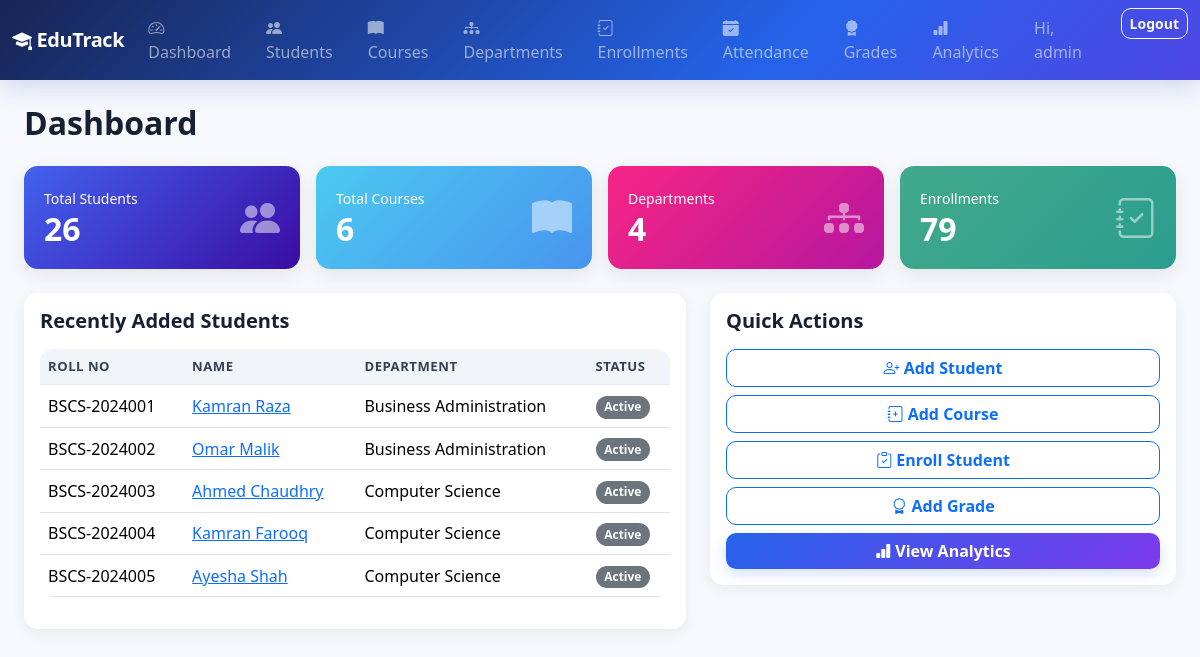
The app's page / (signed in) with its own data.
### core/models.py (models this page shows, shortened)
class Student(models.Model):
    STATUS_CHOICES = [
        ("active", "Active"),
        ("graduated", "Graduated"),
        ("suspended", "Suspended"),
    ]
    roll_no = models.CharField(max_length=20, unique=True)
    first_name = models.CharField(max_length=60)
    last_name = models.CharField(max_length=60)
    email = models.EmailField(unique=True)
    phone = models.CharField(max_length=20, blank=True)
    department = models.ForeignKey(
        Department, on_delete=models.SET_NULL, null=True, related_name="students"
    )
    semester = models.PositiveSmallIntegerField(default=1)
    status = models.CharField(max_length=15, choices=STATUS_CHOICES, default="active")
    enrollment_date = models.DateField(auto_now_add=True)
    courses = models.ManyToManyField(Course, through="Enrollment", related_name="students")
    class Meta:
        ordering = ["roll_no"]
    @property
    def full_name(self):
        return f"{self.first_name} {self.last_name}"

class Department(models.Model):
    name = models.CharField(max_length=100, unique=True)
    class Meta:
        ordering = ["name"]
    def __str__(self):
        return self.name

### core/views.py (the view)
# urls.py: path("", views.HomeView.as_view(), name="home"),
class HomeView(LoginRequiredMixin, ListView):
    template_name = "core/home.html"
    model = Student
    context_object_name = "recent_students"
    def get_queryset(self):
        return Student.objects.order_by("-enrollment_date")[:5]
    def get_context_data(self, **kwargs):
        ctx = super().get_context_data(**kwargs)
        ctx["student_count"] = Student.objects.count()
        ctx["course_count"] = Course.objects.count()
        ctx["department_count"] = Department.objects.count()
        ctx["enrollment_count"] = Enrollment.objects.count()
        return ctx

### core/templates/core/home.html (shortened to what this page needs)
{% extends "base.html" %}
{% block content %}
<h2 class="mb-4 fw-bold">Dashboard</h2>
<div class="row g-3 mb-4">
  <div class="col-md-3">
    <div class="card-stat bg-grad-1">
      <div class="d-flex justify-content-between align-items-center">
        <div><small>Total Students</small><h2>{{ student_count }}</h2></div>
        <i class="bi bi-people-fill fs-1 opacity-50"></i>
      </div>
    </div>
  </div>
  <div class="col-md-3">
    <div class="card-stat bg-grad-2">
      <div class="d-flex justify-content-between align-items-center">
        <div><small>Total Courses</small><h2>{{ course_count }}</h2></div>
        <i class="bi bi-book-fill fs-1 opacity-50"></i>
      </div>
    </div>
  </div>
  <div class="col-md-3">
    <div class="card-stat bg-grad-3">
      <div class="d-flex justify-content-between align-items-center">
        <div><small>Departments</small><h2>{{ department_count }}</h2></div>
        <i class="bi bi-diagram-3-fill fs-1 opacity-50"></i>
      </div>
    </div>
  </div>
  <div class="col-md-3">
    <div class="card-stat bg-grad-4">
      <div class="d-flex justify-content-between align-items-center">
        <div><small>Enrollments</small><h2>{{ enrollment_count }}</h2></div>
        <i class="bi bi-journal-check fs-1 opacity-50"></i>
      </div>
    </div>
  </div>
</div>
<div class="row">
  <div class="col-lg-7">
    <div class="table-card mb-3">
      <h5 class="fw-bold mb-3">Recently Added Students</h5>
      <table class="table table-hover align-middle">
        <thead><tr><th>Roll No</th><th>Name</th><th>Department</th><th>Status</th></tr></thead>
        <tbody>
          {% for s in recent_students %}
          <tr>
            <td>{{ s.roll_no }}</td>
            <td><a href="{% url 'core:student-detail' s.pk %}">{{ s.full_name }}</a></td>
            <td>{{ s.department|default:"-" }}</td>
            <td><span class="badge bg-secondary">{{ s.get_status_display }}</span></td>
          </tr>
          {% empty %}
          <tr><td colspan="4" class="text-muted text-center">No students yet.</td></tr>
          {% endfor %}
        </tbody>
      </table>
    </div>
  </div>
  <div class="col-lg-5">
    <div class="table-card">
      <h5 class="fw-bold mb-3">Quick Actions</h5>
      <div class="d-grid gap-2">
        <a href="{% url 'core:student-add' %}" class="btn btn-outline-primary"><i class="bi bi-person-plus"></i> Add Student</a>
        <a href="{% url 'core:course-add' %}" class="btn btn-outline-primary"><i class="bi bi-journal-plus"></i> Add Course</a>
        <a href="{% url 'core:enrollment-add' %}" class="btn btn-outline-primary"><i class="bi bi-clipboard-check"></i> Enroll Student</a>
        <a href="{% url 'core:grade-add' %}" class="btn btn-outline-primary"><i class="bi bi-award"></i> Add Grade</a>
        <a href="{% url 'analytics:dashboard' %}" class="btn btn-primary"><i class="bi bi-bar-chart-fill"></i> View Analytics</a>
      </div>
    </div>
  </div>
</div>
{% endblock %}

### templates/base.html (shortened to what this page needs)
{% load static %}
<!DOCTYPE html>
<html lang="en">
<head>
    <link href="https://cdn.jsdelivr.net/npm/bootstrap@5.3.3/dist/css/bootstrap.min.css" rel="stylesheet">
    <link href="https://cdn.jsdelivr.net/npm/bootstrap-icons@1.11.3/font/bootstrap-icons.css" rel="stylesheet">
    <link rel="stylesheet" href="{% static 'css/style.css' %}">
</head>
<body>
{% if user.is_authenticated %}
<nav class="navbar navbar-expand-lg navbar-dark edutrack-navbar">
  <div class="container-fluid">
    <a class="navbar-brand fw-bold" href="{% url 'core:home' %}"><i class="bi bi-mortarboard-fill"></i> EduTrack</a>
    <div class="collapse navbar-collapse" id="nav">
      <ul class="navbar-nav me-auto mb-2 mb-lg-0">
        <li class="nav-item"><a class="nav-link" href="{% url 'core:home' %}"><i class="bi bi-speedometer2"></i> Dashboard</a></li>
        <li class="nav-item"><a class="nav-link" href="{% url 'core:student-list' %}"><i class="bi bi-people-fill"></i> Students</a></li>
        <li class="nav-item"><a class="nav-link" href="{% url 'core:course-list' %}"><i class="bi bi-book-fill"></i> Courses</a></li>
        <li class="nav-item"><a class="nav-link" href="{% url 'core:department-list' %}"><i class="bi bi-diagram-3-fill"></i> Departments</a></li>
        <li class="nav-item"><a class="nav-link" href="{% url 'core:enrollment-list' %}"><i class="bi bi-journal-check"></i> Enrollments</a></li>
        <li class="nav-item"><a class="nav-link" href="{% url 'core:attendance-list' %}"><i class="bi bi-calendar-check-fill"></i> Attendance</a></li>
        <li class="nav-item"><a class="nav-link" href="{% url 'core:grade-list' %}"><i class="bi bi-award-fill"></i> Grades</a></li>
        <li class="nav-item"><a class="nav-link" href="{% url 'analytics:dashboard' %}"><i class="bi bi-bar-chart-fill"></i> Analytics</a></li>
      </ul>
      <ul class="navbar-nav">
        <li class="nav-item"><span class="nav-link text-light-50">Hi, {{ user.username }}</span></li>
        <li class="nav-item">
          <form method="post" action="{% url 'logout' %}" class="d-inline">
            <button class="btn btn-sm btn-outline-light ms-2" type="submit">Logout</button>
          </form>
        </li>
      </ul>
    </div>
  </div>
</nav>
{% endif %}
<div class="container-fluid py-4 px-4">
{% block content %}{% endblock %}
</div>
</body>
</html>

### static/css/style.css (style rules this page uses)
:root { --edutrack-primary: #4361ee; --edutrack-dark: #1a1a2e; }
body { background-color: #f5f7fb; }
.edutrack-navbar { background: linear-gradient(90deg, var(--edutrack-dark), var(--edutrack-primary)); }
.card-stat { border: none; border-radius: 14px; color: #fff; padding: 1.25rem; box-shadow: 0 6px 18px rgba(0,0,0,0.08); }
.card-stat h2 { font-weight: 700; margin-bottom: 0; }
.bg-grad-1 { background: linear-gradient(135deg, #4361ee, #3a0ca3); }
.bg-grad-2 { background: linear-gradient(135deg, #4cc9f0, #4895ef); }
.bg-grad-3 { background: linear-gradient(135deg, #f72585, #b5179e); }
.bg-grad-4 { background: linear-gradient(135deg, #43aa8b, #2a9d8f); }
.table-card { background: #fff; border-radius: 14px; padding: 1rem; box-shadow: 0 4px 14px rgba(0,0,0,0.06); }
:root { --et-primary: #2563eb; --et-primary-dark: #1d4ed8; --et-accent: #7c3aed; --et-bg: #f6f8fc; --et-surface: #ffffff; --et-text: #172033; --et-muted: #667085; --et-border: #e7eaf0; --et-success: #16a34a; --et-warning: #d97706; --et-danger: #dc2626; --et-shadow: 0 10px 30px rgba(15, 23, 42, .07); }
body { background: var(--et-bg); color: var(--et-text); }
.navbar { background: linear-gradient(135deg, #172554 0%, #2563eb 65%, #4f46e5 100%) !important; box-shadow: 0 6px 24px rgba(30, 64, 175, .18); }
.navbar-brand { letter-spacing: -.02em; }
.btn { border-radius: 10px; font-weight: 600; transition: all .18s ease; }
.btn-primary { background: linear-gradient(135deg, var(--et-primary), var(--et-accent)); border: none; box-shadow: 0 5px 14px rgba(37, 99, 235, .20); }
.table { background: var(--et-surface); border-radius: 14px; overflow: hidden; }
.table thead th { background: #f1f5f9; color: #334155; font-size: .82rem; text-transform: uppercase; letter-spacing: .04em; border-bottom: 1px solid var(--et-border); }
.table tbody tr { transition: background .15s ease; }
.badge { border-radius: 999px; padding: .45em .72em; font-weight: 600; }
a { transition: color .15s ease; }

### records on screen
Student: roll_no "BSCS-2024001", full_name "Kamran Raza", department "Business Administration", status "Active"
Student: roll_no "BSCS-2024002", full_name "Omar Malik", department "Business Administration", status "Active"
Student: roll_no "BSCS-2024003", full_name "Ahmed Chaudhry", department "Computer Science", status "Active"
Student: roll_no "BSCS-2024004", full_name "Kamran Farooq", department "Computer Science", status "Active"
Student: roll_no "BSCS-2024005", full_name "Ayesha Shah", department "Computer Science", status "Active"

### other values on screen
{{ user.username }} "admin"
{{ student_count }} "26"
{{ course_count }} "6"
{{ department_count }} "4"
{{ enrollment_count }} "79"
